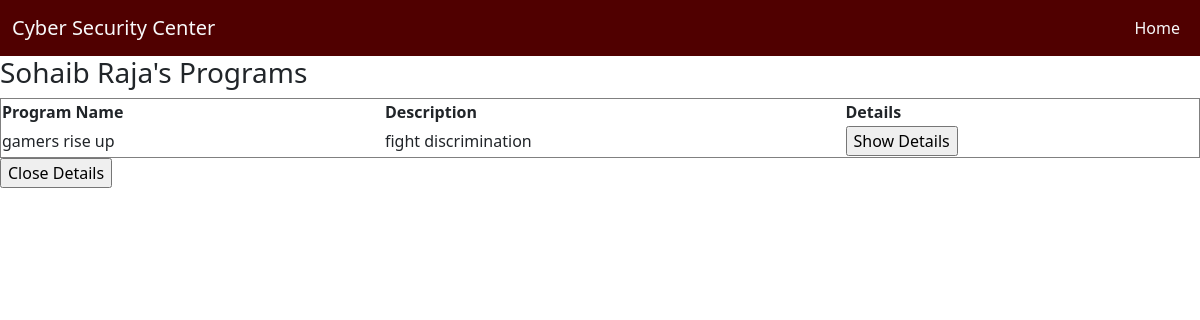
The app's page /student_program_progress.php (signed in) with its own data.
### tables this page shows
CREATE TABLE `users` (
  `UIN` int NOT NULL,
  `First_Name` varchar(45) DEFAULT NULL,
  `M_Initial` char(1) DEFAULT NULL,
  `Last_Name` varchar(45) DEFAULT NULL,
  `Username` varchar(45) DEFAULT NULL,
  `Password` varchar(45) DEFAULT NULL,
  `User_Type` varchar(45) DEFAULT NULL,
  `Email` varchar(45) DEFAULT NULL,
  `Discord_Name` varchar(45) DEFAULT NULL,
  PRIMARY KEY (`UIN`)
);

CREATE TABLE `track` (
  `Tracking_Num` int NOT NULL AUTO_INCREMENT,
  `Program_Num` int DEFAULT NULL,
  `Student_Num` int DEFAULT NULL,
  PRIMARY KEY (`Tracking_Num`),
  KEY `Program_Num_track_idx` (`Program_Num`),
  KEY `UIN_track_idx` (`Student_Num`),
  CONSTRAINT `Program_Num_track` FOREIGN KEY (`Program_Num`) REFERENCES `programs` (`Program_Num`),
  CONSTRAINT `UIN_track` FOREIGN KEY (`Student_Num`) REFERENCES `college_student` (`UIN`)
);

CREATE TABLE `programs` (
  `Program_Num` int NOT NULL AUTO_INCREMENT,
  `Name` varchar(45) DEFAULT NULL,
  `Description` varchar(5000) DEFAULT NULL,
  `isDeleted` binary(1) DEFAULT NULL,
  PRIMARY KEY (`Program_Num`)
);

### student_program_progress.php (the view, shortened to what this page needs)
<!DOCTYPE html>
<html lang="en">
<head>
    <link href="https://cdn.jsdelivr.net/npm/bootstrap@5.2.3/dist/css/bootstrap.min.css" rel="stylesheet">
</head>
<body>
<?php
    include 'navbar.php';
    ?>
  <?php
      $specific_student_id = $_SESSION['UIN'];
       $sql = "SELECT * FROM users WHERE UIN = ?";
        $stmt = $mysql->prepare($sql);
        $stmt->bind_param("i", $specific_student_id);
        $stmt->execute();
        $result = $stmt->get_result();
        $row = $result->fetch_assoc();
        $full_name = $row['First_Name'] . " " . $row['Last_Name'];
        $sql = "SELECT * FROM track JOIN programs ON track.Program_Num = programs.Program_Num WHERE track.Student_Num = ?";
        $stmt = $mysql->prepare($sql);
        $stmt->bind_param("i", $specific_student_id);
        $stmt->execute();
        $result = $stmt->get_result();
        if ($result->num_rows > 0) {
          echo "<h3>" . $full_name . "'s Programs</h3>";
          echo "<table border='1' style='width: 100%;'>";
          echo "<tr><th>Program Name</th><th>Description</th><th>Details</th></tr>";
          while ($row = $result->fetch_assoc()) {
              echo "<tr>";
              echo "<td>" . $row['Name'] . "</td>";
              echo "<td>" . $row['Description'] . "</td>";
              echo "<td>";
              echo "<form method='POST' action='" . htmlspecialchars($_SERVER["PHP_SELF"]) . "'>";
              echo "<input type='submit' name='showDetails' value='Show Details'>";
              echo "</form>";
              echo "</td>";
              echo "</tr>";
          }
          echo "</table>";
        echo "<form method='POST' action='" . htmlspecialchars($_SERVER["PHP_SELF"]) . "'>";
              echo "<input type='submit' name='showDetails' value='Close Details'>";
              echo "</form>";
    } else {
        echo "Student ID is not listed into any programs.";
    }
  ?>
</body>
</html>

### records on screen
users: full_name "Sohaib Raja"
track: Program_Num.Name "gamers rise up", Program_Num.Description "fight discrimination"
